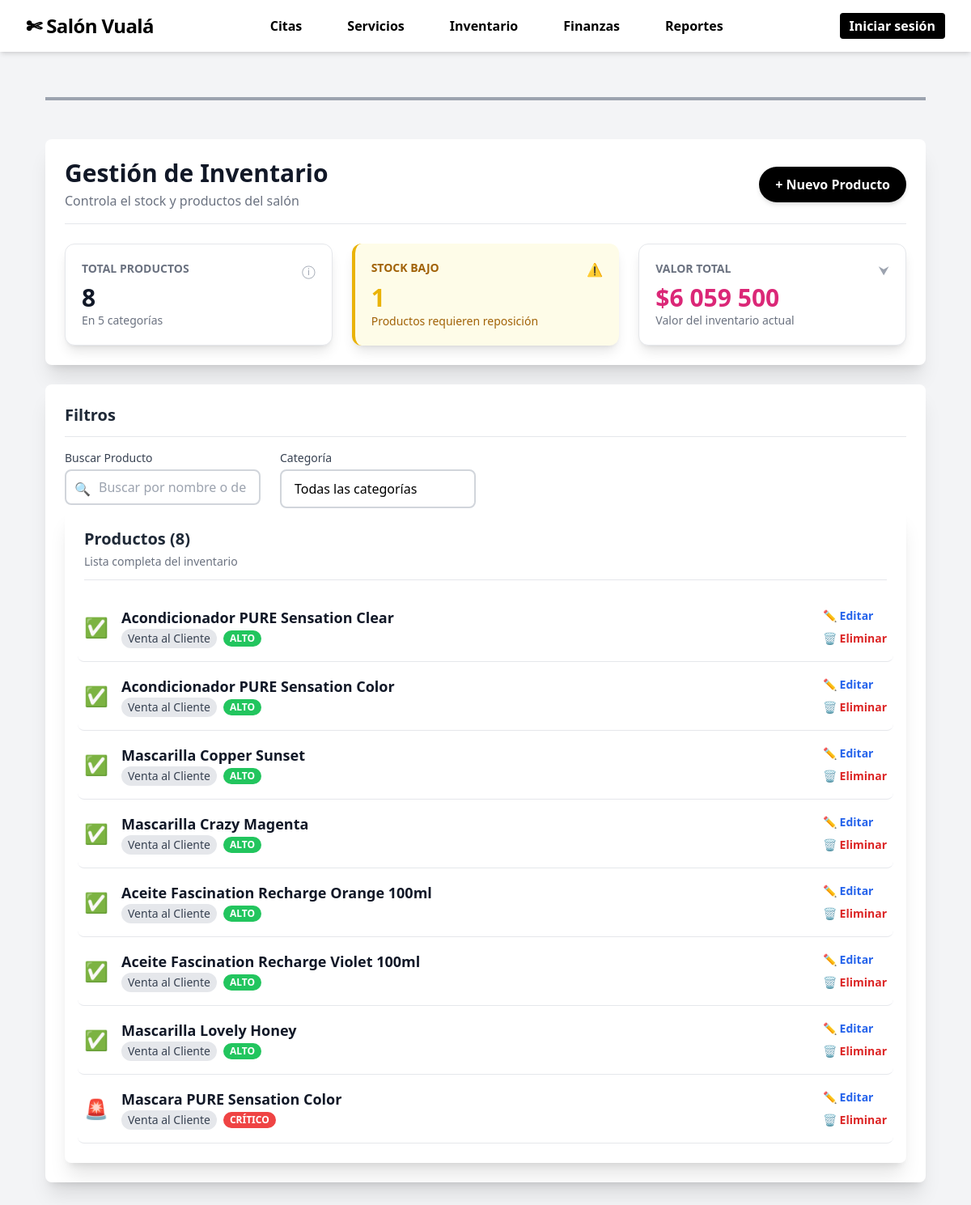
The app's page /inventario/ with its own data.
### inventario/models.py (models this page shows, shortened)
class Producto(models.Model):
    TIPO_CHOICES = [
        ("venta", "Venta al Cliente"),
        ("insumo", "Consumo Interno"),
    ]
    CATEGORIA_CHOICES = [
        ("shampoo", "Shampoo"),
        ("acondicionador", "Acondicionador"),
        ("mascarilla", "Mascarilla / Máscara"),
        ("aceite", "Aceite / Aceite"),
        ("otros", "Otros"),
    ]
    nombre = models.CharField(max_length=100)
    descripcion = models.TextField(blank=True)
    tipo = models.CharField(max_length=10, choices=TIPO_CHOICES, default="venta")
    categoria = models.CharField(
        max_length=20,
        choices=CATEGORIA_CHOICES,
        default="otros"
    )
    precio = models.PositiveIntegerField(default=0)
    stock = models.PositiveIntegerField(default=0)
    stock_minimo = models.PositiveIntegerField(default=5)
    codigo_barra = models.CharField(max_length=50, unique=True)
    unidad = models.CharField(max_length=20, default="und")
    imagen = models.ImageField(upload_to="productos/", blank=True, null=True)

### inventario/views.py (the view)
# urls.py: path('inventario/', include('inventario.urls')),
def inventario(request):
    productos = Producto.objects.all()
    search = request.GET.get("search", "").strip()
    category = request.GET.get("category", "").strip()
    if search:
        productos = productos.filter(
            Q(nombre__icontains=search) |
            Q(descripcion__icontains=search)
        )
    if category:
        productos = productos.filter(categoria=category)
    total_productos = productos.count()
    stock_bajo = productos.filter(stock__lte=F('stock_minimo')).count()
    valor_total = sum(p.precio * p.stock for p in productos)
    return render(request, 'inventario/inventario.html', {
        'productos': productos,
        'total_productos': total_productos,
        'stock_bajo': stock_bajo,
        'valor_total': valor_total,
        'search': search,
        'category': category,
    })

### inventario/templates/inventario/inventario.html (shortened to what this page needs)
{% extends "inicio/base_dashboard.html" %}
{% load humanize %}
{% block content %}
<div class="min-h-screen bg-gray-100 p-4 sm:p-6 lg:p-8">
    <div class="max-w-7xl mx-auto">
        <div class="max-w-7xl mx-auto pt-6 mb-6 border-t-4 border-gray-400"></div>
        <div class="bg-white shadow-xl rounded-lg p-6 mb-6">
            <div class="flex justify-between items-start sm:items-center mb-4 border-b pb-4">
                <div>
                    <h1 class="text-3xl font-extrabold text-gray-900">Gestión de Inventario</h1>
                    <p class="text-base text-gray-500 mt-1">Controla el stock y productos del salón</p>
                </div>
                <a href="{% url 'agregar_producto_form' %}"
   class="bg-black text-white px-5 py-2.5 rounded-full font-semibold text-base mt-3 sm:mt-0 hover:bg-pink-500 transition-all duration-300 shadow-md hover:shadow-lg">
    + Nuevo Producto
</a>
            </div>
            <div class="grid grid-cols-1 md:grid-cols-3 gap-6 mt-6">
                <div class="bg-white border border-gray-200 p-5 rounded-xl shadow-lg flex flex-col justify-between">
                    <div class="flex justify-between items-start">
                        <h3 class="text-gray-500 font-semibold uppercase text-sm">Total Productos</h3>
                        <span class="text-gray-400 cursor-pointer hover:text-gray-600">ⓘ</span>
                    </div>
                   <p class="text-3xl font-extrabold text-gray-900 mt-1">{{ total_productos }}</p>
                    <p class="text-sm text-gray-500">En 5 categorías</p>
                </div>
                <div class="bg-yellow-50 border-l-4 border-yellow-500 p-5 rounded-xl shadow-lg flex flex-col justify-between">
                    <div class="flex justify-between items-start">
                        <h3 class="text-yellow-700 font-semibold uppercase text-sm">Stock Bajo</h3>
                        <span class="text-yellow-500 cursor-pointer hover:text-yellow-700">⚠️</span>
                    </div>
                    <p class="text-3xl font-extrabold text-yellow-500 mt-1">{{ stock_bajo }}</p>
                    <p class="text-sm text-yellow-700">Productos requieren reposición</p>
                </div>
                <div class="bg-white border border-gray-200 p-5 rounded-xl shadow-lg flex flex-col justify-between">
                    <div class="flex justify-between items-start">
                        <h3 class="text-gray-500 font-semibold uppercase text-sm">Valor Total</h3>
                        <span class="text-gray-400 cursor-pointer hover:text-gray-600">⮟</span>
                    </div>
                    <p class="text-3xl font-extrabold text-pink-600 mt-1">
    ${{ valor_total|intcomma }}
</p>
                    <p class="text-sm text-gray-500">Valor del inventario actual</p>
                </div>
            </div>
        </div>
        <div class="bg-white shadow-xl rounded-lg p-6 mb-6">
            <h2 class="text-xl font-bold text-gray-800 mb-4 border-b pb-3">Filtros</h2>
            <div class="grid grid-cols-1 sm:grid-cols-2 gap-6">
    <form method="GET">
        <div class="grid grid-cols-1 sm:grid-cols-2 gap-6">
            <div>
                <label for="search" class="block text-sm font-medium text-gray-700 mb-1">Buscar Producto</label>
                <div class="relative">
                    <input type="text"
                           id="search"
                           name="search"
                           placeholder="Buscar por nombre o descripción..."
                           value="{{ request.GET.search|default:'' }}"
                           class="w-full border-2 border-gray-300 focus:border-pink-500 focus:ring-pink-500 rounded-lg pl-10 pr-4 py-2 transition duration-150 ease-in-out">
                    <span class="absolute left-3 top-3 text-gray-400">🔍</span>
                </div>
            </div>
            <div>
                <label for="category" class="block text-sm font-medium text-gray-700 mb-1">Categoría</label>
<select id="category"
        name="category"
        class="w-full border-2 border-gray-300 focus:border-pink-500 focus:ring-pink-500 rounded-lg px-4 py-2.5 appearance-none bg-white transition duration-150 ease-in-out"
        onchange="this.form.submit()">
    <option value="">Todas las categorías</option>
</select>
            </div>
        </div>
    </form>
</div>
        <div class="bg-white shadow-xl rounded-lg p-6">
<h2 class="text-xl font-bold text-gray-800 mb-1">Productos ({{ productos.count }})</h2>
<p class="text-sm text-gray-500 mb-4 border-b pb-3">Lista completa del inventario</p>
{% for p in productos %}
<div class="flex justify-between items-center py-4 border-b hover:bg-gray-50 transition duration-200 px-2 -mx-2 rounded-lg">
    <div class="flex items-center space-x-4">
        {% if p.stock <= p.stock_minimo %}
            <span class="text-2xl text-red-500">🚨</span>
        {% elif p.stock <= p.stock_minimo|add:3 %}
            <span class="text-2xl text-yellow-500">📦</span>
        {% else %}
            <span class="text-2xl text-green-500">✅</span>
        {% endif %}
        <div>
            <p class="font-semibold text-lg text-gray-900">{{ p.nombre }}</p>
            <div class="flex space-x-2 items-center text-sm">
                <span class="bg-gray-200 text-gray-700 px-2 py-0.5 rounded-full font-medium">{{ p.get_tipo_display }}</span>
                {% if p.stock <= p.stock_minimo %}
                    <span class="bg-red-500 text-white px-2 py-0.5 rounded-full font-bold uppercase text-xs">Crítico</span>
                {% elif p.stock <= p.stock_minimo|add:3 %}
                    <span class="bg-yellow-500 text-white px-2 py-0.5 rounded-full font-bold uppercase text-xs">Bajo</span>
                {% else %}
                    <span class="bg-green-500 text-white px-2 py-0.5 rounded-full font-bold uppercase text-xs">Alto</span>
                {% endif %}
            </div>
        </div>
    </div>
    <div class="flex flex-col space-y-2 text-sm">
        <a href="{% url 'editar_producto' p.id %}"
           class="text-blue-600 hover:text-blue-800 font-semibold transition">
           ✏️ Editar
        </a>
        <a href="{% url 'eliminar_producto' p.id %}"
           class="text-red-600 hover:text-red-800 font-semibold transition"
           onclick="return confirm('¿Seguro que deseas eliminar este producto?');">
           🗑️ Eliminar
        </a>
    </div>
</div>
{% empty %}
<div class="text-center py-10 text-gray-500">
    No hay productos registrados aún.
</div>
{% endfor %}
    </div>
</div>
{% endblock %}

### records on screen
Producto: nombre "Acondicionador PURE Sensation Clear", tipo "Venta al Cliente", stock "ALTO"
Producto: nombre "Acondicionador PURE Sensation Color", tipo "Venta al Cliente", stock "ALTO"
Producto: nombre "Mascarilla Copper Sunset", tipo "Venta al Cliente", stock "ALTO"
Producto: nombre "Mascarilla Crazy Magenta", tipo "Venta al Cliente", stock "ALTO"
Producto: nombre "Aceite Fascination Recharge Orange 100ml", tipo "Venta al Cliente", stock "ALTO"
Producto: nombre "Aceite Fascination Recharge Violet 100ml", tipo "Venta al Cliente", stock "ALTO"
Producto: nombre "Mascarilla Lovely Honey", tipo "Venta al Cliente", stock "ALTO"
Producto: nombre "Mascara PURE Sensation Color", tipo "Venta al Cliente", stock "CRÍTICO"

### other values on screen
{{ total_productos }} "8"
{{ stock_bajo }} "1"
{{ valor_total|intcomma }} "6 059 500"
{{ productos.count }} "8"
